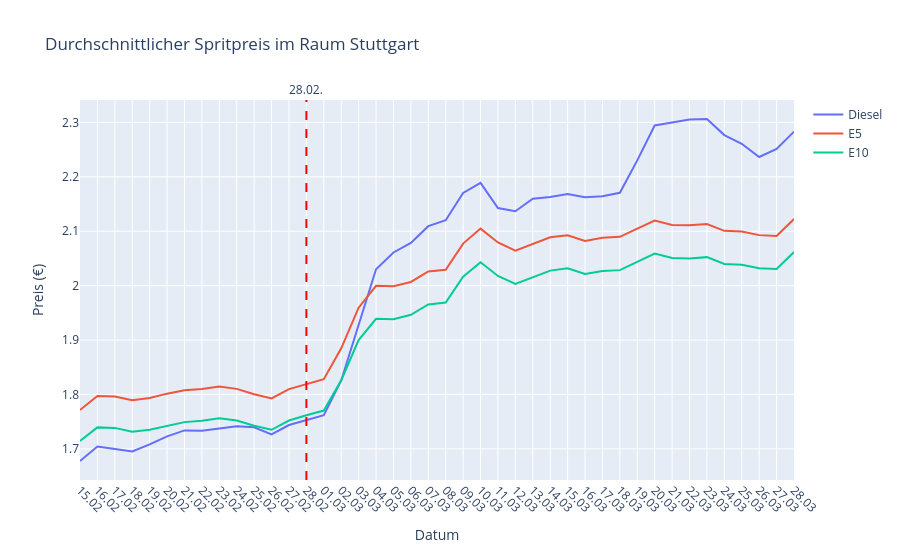

Source (notebook cell):
### Code cell
# Durchschnittspreis pro Messpunkt (retrieval_date + retrieval_time)
df_avg = df.groupby('retrieval_date')[['diesel', 'e5', 'e10']].mean().reset_index()

import plotly.graph_objects as go

fig = go.Figure()

fig.add_trace(go.Scatter(x=df_avg['retrieval_date'], y=df_avg['diesel'], name='Diesel', mode='lines'))
fig.add_trace(go.Scatter(x=df_avg['retrieval_date'], y=df_avg['e5'], name='E5', mode='lines'))
fig.add_trace(go.Scatter(x=df_avg['retrieval_date'], y=df_avg['e10'], name='E10', mode='lines'))

fig.update_layout(
    title='Durchschnittlicher Spritpreis im Raum Stuttgart',
    xaxis_title='Datum',
    yaxis_title='Preis (€)',
    hovermode='x unified'
)

fig.update_xaxes(
    dtick="D1",
    tickformat="%d.%m",
    tickangle=45
)


fig.add_vline(
    x=pd.Timestamp("2026-02-28").timestamp() * 1000,
    line_dash="dash",
    line_color="red",
    annotation_text="28.02.",
    annotation_position="top"
)

fig.show()

# Preisverlauf speichern
fig.write_image("assets/preisverlauf.png", width=1668, height=450)

### Figure 1 — Plotly figure (JSON) as saved in the notebook; plotly's stock layout.template omitted (floating-point values rounded to 4 significant figures)
{"data": [{"mode": "lines", "name": "Diesel", "type": "scatter", "x": ["2026-02-15", "2026-02-16", "2026-02-17", "2026-02-18", "2026-02-19", "2026-02-20", "2026-02-21", "2026-02-22", "2026-02-23", "2026-02-24", "2026-02-25", "2026-02-26", "2026-02-27", "2026-02-28", "2026-03-01", "2026-03-02", "2026-03-03", "2026-03-04", "2026-03-05", "2026-03-06", "2026-03-07", "2026-03-08", "2026-03-09", "2026-03-10", "2026-03-11", "2026-03-12", "2026-03-13", "2026-03-14", "2026-03-15", "2026-03-16", "2026-03-17", "2026-03-18", "2026-03-19", "2026-03-20", "2026-03-21", "2026-03-22", "2026-03-23", "2026-03-24", "2026-03-25", "2026-03-26", "2026-03-27", "2026-03-28"], "y": [1.678, 1.704, 1.7, 1.695, 1.708, 1.723, 1.734, 1.733, 1.737, 1.742, 1.74, 1.727, 1.744, 1.753, 1.762, 1.826, 1.928, 2.03, 2.061, 2.078, 2.109, 2.12, 2.17, 2.189, 2.143, 2.137, 2.16, 2.163, 2.168, 2.162, 2.164, 2.171, 2.23, 2.294, 2.3, 2.305, 2.306, 2.277, 2.261, 2.236, 2.251, 2.283]}, {"mode": "lines", "name": "E5", "type": "scatter", "x": ["2026-02-15", "2026-02-16", "2026-02-17", "2026-02-18", "2026-02-19", "2026-02-20", "2026-02-21", "2026-02-22", "2026-02-23", "2026-02-24", "2026-02-25", "2026-02-26", "2026-02-27", "2026-02-28", "2026-03-01", "2026-03-02", "2026-03-03", "2026-03-04", "2026-03-05", "2026-03-06", "2026-03-07", "2026-03-08", "2026-03-09", "2026-03-10", "2026-03-11", "2026-03-12", "2026-03-13", "2026-03-14", "2026-03-15", "2026-03-16", "2026-03-17", "2026-03-18", "2026-03-19", "2026-03-20", "2026-03-21", "2026-03-22", "2026-03-23", "2026-03-24", "2026-03-25", "2026-03-26", "2026-03-27", "2026-03-28"], "y": [1.771, 1.797, 1.796, 1.79, 1.794, 1.802, 1.808, 1.81, 1.815, 1.81, 1.801, 1.793, 1.81, 1.819, 1.828, 1.885, 1.959, 2.0, 1.999, 2.007, 2.026, 2.029, 2.077, 2.105, 2.079, 2.064, 2.076, 2.089, 2.092, 2.082, 2.088, 2.09, 2.105, 2.119, 2.112, 2.111, 2.113, 2.101, 2.099, 2.093, 2.091, 2.122]}, {"mode": "lines", "name": "E10", "type": "scatter", "x": ["2026-02-15", "2026-02-16", "2026-02-17", "2026-02-18", "2026-02-19", "2026-02-20", "2026-02-21", "2026-02-22", "2026-02-23", "2026-02-24", "2026-02-25", "2026-02-26", "2026-02-27", "2026-02-28", "2026-03-01", "2026-03-02", "2026-03-03", "2026-03-04", "2026-03-05", "2026-03-06", "2026-03-07", "2026-03-08", "2026-03-09", "2026-03-10", "2026-03-11", "2026-03-12", "2026-03-13", "2026-03-14", "2026-03-15", "2026-03-16", "2026-03-17", "2026-03-18", "2026-03-19", "2026-03-20", "2026-03-21", "2026-03-22", "2026-03-23", "2026-03-24", "2026-03-25", "2026-03-26", "2026-03-27", "2026-03-28"], "y": [1.715, 1.74, 1.739, 1.732, 1.735, 1.743, 1.749, 1.752, 1.756, 1.752, 1.743, 1.735, 1.752, 1.762, 1.77, 1.826, 1.9, 1.939, 1.938, 1.946, 1.965, 1.969, 2.016, 2.043, 2.018, 2.003, 2.015, 2.028, 2.032, 2.022, 2.027, 2.028, 2.044, 2.059, 2.051, 2.05, 2.052, 2.04, 2.039, 2.032, 2.031, 2.062]}], "layout": {"annotations": [{"showarrow": false, "text": "28.02.", "x": 1772236800000, "xanchor": "center", "xref": "x", "y": 1, "yanchor": "bottom", "yref": "y domain"}], "hovermode": "x unified", "shapes": [{"line": {"color": "red", "dash": "dash"}, "type": "line", "x0": 1772236800000, "x1": 1772236800000, "xref": "x", "y0": 0, "y1": 1, "yref": "y domain"}], "title": {"text": "Durchschnittlicher Spritpreis im Raum Stuttgart"}, "xaxis": {"dtick": "D1", "tickangle": 45, "tickformat": "%d.%m", "title": {"text": "Datum"}}, "yaxis": {"title": {"text": "Preis (€)"}}}}
